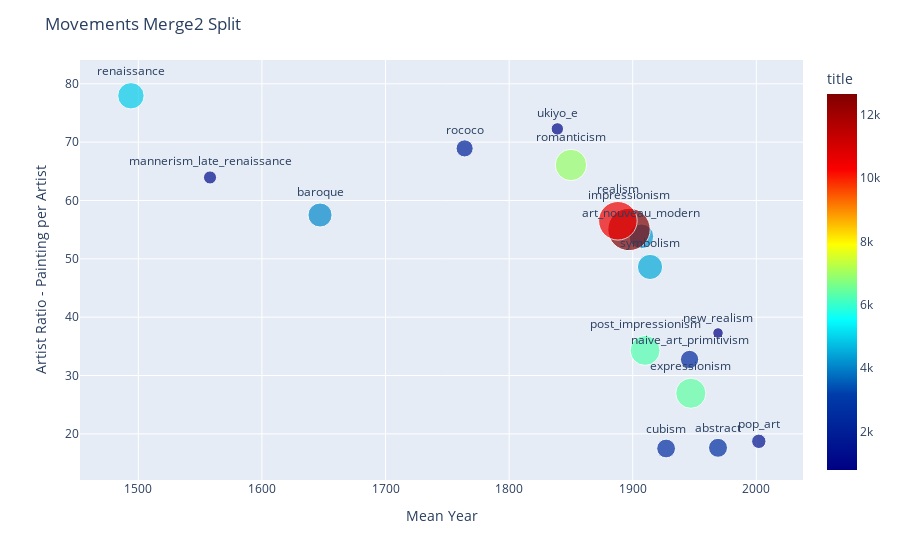

The notebook cell this image was saved under:
### Code cell
fig2 =px.scatter(df_mov2,x='mean_year',y='artist_ratio',size='title',text='movement',
               hover_name="movement",color="title",size_max=30,color_continuous_scale='jet')
fig2.update_traces(textposition='top center')
fig2.update_layout(title='Movements Merge2 Split',
    xaxis={'title':'Mean Year'},
    yaxis={'title':'Artist Ratio - Painting per Artist'})

fig2.show()

### Figure 1 — Plotly figure (JSON) as saved in the notebook; plotly's stock layout.template omitted (floating-point values rounded to 4 significant figures)
{"data": [{"hovertemplate": "<b>%{hovertext}</b><br><br>mean_year=%{x}<br>artist_ratio=%{y}<br>title=%{marker.color}<br>movement=%{text}<extra></extra>", "hovertext": ["abstract", "art_nouveau_modern", "baroque", "cubism", "expressionism", "impressionism", "mannerism_late_renaissance", "naive_art_primitivism", "new_realism", "pop_art", "post_impressionism", "realism", "renaissance", "rococo", "romanticism", "symbolism", "ukiyo_e"], "legendgroup": "", "marker": {"color": [2536, 4308, 4083, 2483, 6389, 12660, 1215, 2358, 783, 1460, 6276, 10456, 4911, 2068, 6939, 4472, 1084], "coloraxis": "coloraxis", "size": [2536, 4308, 4083, 2483, 6389, 12660, 1215, 2358, 783, 1460, 6276, 10456, 4911, 2068, 6939, 4472, 1084], "sizemode": "area", "sizeref": 14.07, "symbol": "circle"}, "mode": "markers+text", "name": "", "orientation": "v", "showlegend": false, "text": ["abstract", "art_nouveau_modern", "baroque", "cubism", "expressionism", "impressionism", "mannerism_late_renaissance", "naive_art_primitivism", "new_realism", "pop_art", "post_impressionism", "realism", "renaissance", "rococo", "romanticism", "symbolism", "ukiyo_e"], "textposition": "top center", "type": "scatter", "x": [1969, 1907, 1647, 1927, 1947, 1897, 1558, 1946, 1969, 2002, 1910, 1888, 1494, 1764, 1850, 1914, 1839], "xaxis": "x", "y": [17.61, 53.85, 57.51, 17.49, 26.96, 55.04, 63.95, 32.75, 37.29, 18.72, 34.3, 56.52, 77.95, 68.93, 66.09, 48.61, 72.27], "yaxis": "y"}], "layout": {"coloraxis": {"colorbar": {"title": {"text": "title"}}, "colorscale": [[0, "rgb(0,0,131)"], [0.2, "rgb(0,60,170)"], [0.4, "rgb(5,255,255)"], [0.6, "rgb(255,255,0)"], [0.8, "rgb(250,0,0)"], [1, "rgb(128,0,0)"]]}, "legend": {"itemsizing": "constant", "tracegroupgap": 0}, "margin": {"t": 60}, "title": {"text": "Movements Merge2 Split"}, "xaxis": {"anchor": "y", "domain": [0, 1], "title": {"text": "Mean Year"}}, "yaxis": {"anchor": "x", "domain": [0, 1], "title": {"text": "Artist Ratio - Painting per Artist"}}}}
